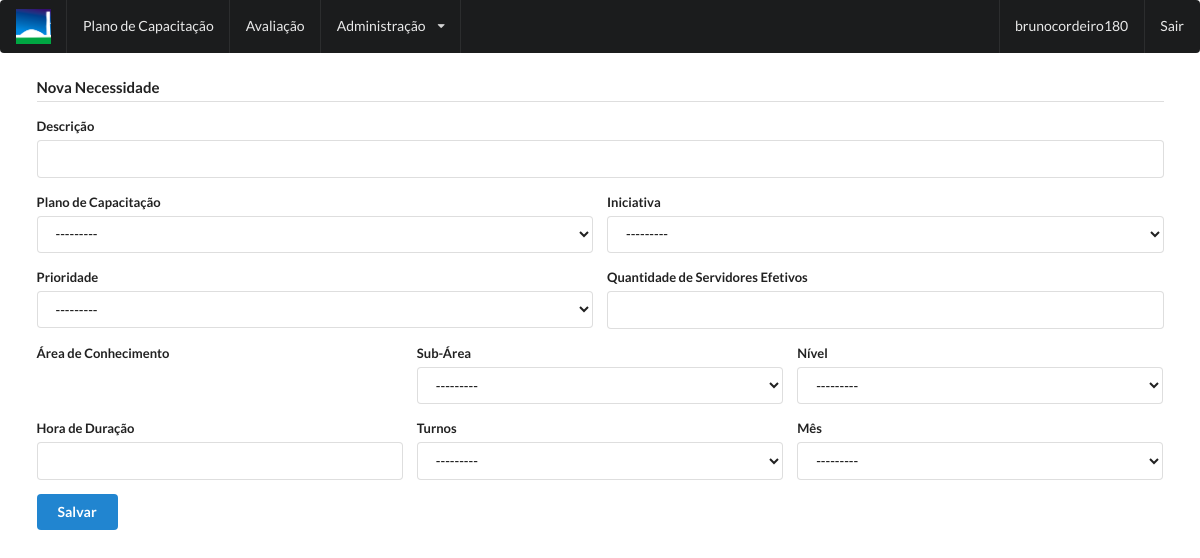
/necessidade/new/ (signed in), run on an earlier commit of the app's database.
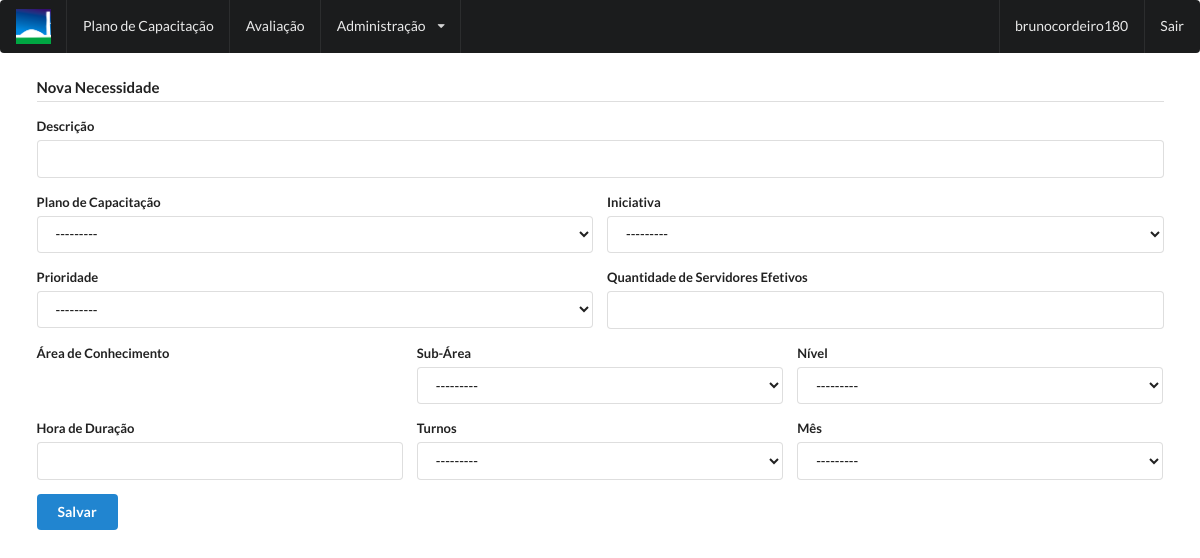
And on a later commit of the database.
### novo_capacita/models.py (models this page shows)
class Plano_Capacitacao(models.Model):
    cod_plano_capacitacao = models.AutoField(primary_key=True)
    cod_orgao = models.ForeignKey('Orgao', on_delete=models.CASCADE)
    cod_tipo_plano_capacitacao = models.ForeignKey('Tipo_Plano_Capacitacao', on_delete=models.CASCADE)
    situacao = models.CharField(max_length=200)
    qtd_servidores_efetivos = models.IntegerField()
    qtd_servidores_comissionados = models.IntegerField()
    ano_plano_capacitacao = models.DecimalField(decimal_places=0, max_digits=4, null= False)
    ind_excluido = models.DecimalField(default=0,decimal_places=0, max_digits=2)
    class Meta:
        db_table = 'Plano_Capacitacao'

class Iniciativa(models.Model):
    cod_iniciativa = models.AutoField(primary_key=True)
    nome = models.CharField(max_length=200)
    class Meta:
        db_table = 'Iniciativa'
    def __str__(self):
        return self.nome

class Prioridade(models.Model):
    cod_prioridade = models.AutoField(primary_key=True)
    nome = models.CharField(max_length=200)
    class Meta:
        db_table = 'Prioridade'

class Nivel(models.Model):
    cod_nivel = models.AutoField(primary_key=True)
    nome = models.CharField(max_length=200)
    class Meta:
        db_table = 'Nivel'

### novo_capacita/views.py (the view)
# urls.py: url(r'^necessidade/new/$', views.necessidade_new, name='necessidade_new'),
def necessidade_new(request):
    areas = Area_Conhecimento.objects.all()
    if request.method == "POST":
        form = NecessidadeForm(request.POST)
        if form.is_valid():
            necessidade = form.save(commit=False)
            necessidade.save()
            return redirect('necessidade')
    else:
        form = NecessidadeForm()
    return render(request, 'novo_capacita/necessidade_edit.html', {'form': form, 'areas' : areas})

### novo_capacita/forms.py
class NecessidadeForm(forms.ModelForm):
    class Meta:
        model = Necessidade
        fields = ('txt_descricao','qtd_servidor','hor_duracao','cod_iniciativa','cod_mes','cod_nivel','cod_plano_capacitacao','cod_sub_area_conhecimento','cod_prioridade','cod_turno')
        labels = {
            'txt_descricao': 'Descrição',
            'qtd_servidor' : 'Quantidade de Servidores Efetivos',
            'hor_duracao'  : 'Hora de duração',
            'cod_sub_area_conhecimento' : 'Sub-Área de Conhecimento',
            'cod_iniciativa' : "Iniciativa",
            'cod_mes' : 'Mês',
            'cod_nivel' : 'Nível',
            'cod_turno' : 'Turnos',
            'cod_plano_capacitacao' : 'Plano de Capacitação',
            'cod_prioridade' : 'Prioridade'
        }

### novo_capacita/models.py (called while the page is built)
    def __str__(self):
        return self.nome

    def __str__(self):
        return self.nome

### novo_capacita/templates/novo_capacita/necessidade_edit.html (shortened to what this page needs)
    {% extends 'novo_capacita/base.html' %}
    {% block content %}
    <div class="ui container">
        <form class="ui form" method="post">{% csrf_token %}
            <h4 class="ui dividing header">Nova Necessidade</h4>
            <div class="field">
                <label>Descrição</label>
                {{ form.txt_descricao }}
            </div>
            <div class="two fields">
                <div class="field">
                    <label>Plano de Capacitação</label>
                    {{ form.cod_plano_capacitacao}}
                </div>
                <div class="field">
                    <label>Iniciativa</label>
                    {{ form.cod_iniciativa }}
                </div>
            </div>
            <div class="two fields">
                <div class="field">
                    <label>Prioridade</label>
                    {{ form.cod_prioridade }}
                </div>
                <div class="field">
                    <label>Quantidade de Servidores Efetivos</label>
                    {{ form.qtd_servidor}}
                </div>
            </div>
            <div class="three fields">
                <div class="field">
                    <label>Área de Conhecimento</label>
                </div>
                <div class="field">
                    <label>Sub-Área</label>
                    {{ form.cod_sub_area_conhecimento}}
                </div>
                <div class="field">
                    <label>Nível</label>
                    {{ form.cod_nivel  }}
                </div>
            </div>
            <div class="three fields">
                <div class="field">
                    <label>Hora de Duração</label>
                    {{ form.hor_duracao }}
                </div>
                <div class="field">
                    <label>Turnos</label>
                    {{ form.cod_turno }}
                </div>
                <div class="field">
                    <label>Mês</label>
                    {{ form.cod_mes  }}
                </div>
            </div>
            <button class="ui primary button" type="submit">Salvar</button>
        </form>
    </div>
    {% endblock %}

What changed in the data, as far as the page shows it:
added Iniciativa: cod_iniciativa "---------"
added Prioridade: cod_prioridade "---------"
added Nivel: cod_nivel "---------"
Also different on the page:
form field cod_iniciativa: "---------" → (not shown)
form field cod_prioridade: "---------" → (not shown)
form field cod_nivel: "---------" → (not shown)
